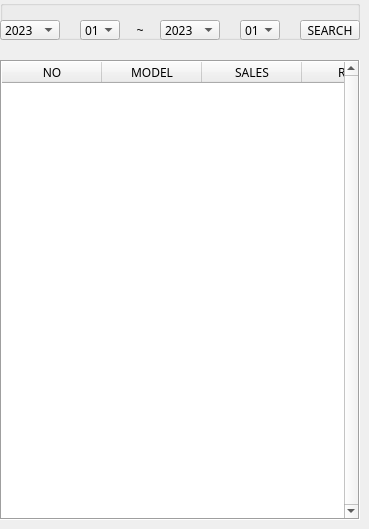
        <widget class="QWidget" name="page_28">
         <widget class="QGroupBox" name="groupBox_19">
          <property name="geometry">
           <rect>
            <x>0</x>
            <y>0</y>
            <width>360</width>
            <height>40</height>
           </rect>
          </property>
          <property name="title">
           <string/>
          </property>
          <property name="flat">
           <bool>true</bool>
          </property>
          <widget class="QComboBox" name="comboBox_secondyear_5">
           <property name="geometry">
            <rect>
             <x>160</x>
             <y>20</y>
             <width>60</width>
             <height>20</height>
            </rect>
           </property>
           <property name="font">
            <font>
             <family>맑은 고딕</family>
            </font>
           </property>
           <item>
            <property name="text">
             <string>2023</string>
            </property>
           </item>
           <item>
            <property name="text">
             <string>2022</string>
            </property>
           </item>
          </widget>
          <widget class="QComboBox" name="comboBox_secondmonth_5">
           <property name="geometry">
            <rect>
             <x>240</x>
             <y>20</y>
             <width>40</width>
             <height>20</height>
            </rect>
           </property>
           <property name="font">
            <font>
             <family>맑은 고딕</family>
            </font>
           </property>
           <item>
            <property name="text">
             <string>01</string>
            </property>
           </item>
           <item>
            <property name="text">
             <string>02</string>
            </property>
           </item>
           <item>
            <property name="text">
             <string>03</string>
            </property>
           </item>
           <item>
            <property name="text">
             <string>04</string>
            </property>
           </item>
           <item>
            <property name="text">
             <string>05</string>
            </property>
           </item>
           <item>
            <property name="text">
             <string>06</string>
            </property>
           </item>
           <item>
            <property name="text">
             <string>07</string>
            </property>
           </item>
           <item>
            <property name="text">
             <string>08</string>
            </property>
           </item>
           <item>
            <property name="text">
             <string>09</string>
            </property>
           </item>
           <item>
            <property name="text">
             <string>10</string>
            </property>
           </item>
           <item>
            <property name="text">
             <string>11</string>
            </property>
           </item>
           <item>
            <property name="text">
             <string>12</string>
            </property>
           </item>
          </widget>
          <widget class="QPushButton" name="pushButton_10">
           <property name="geometry">
            <rect>
             <x>300</x>
             <y>20</y>
             <width>60</width>
             <height>20</height>
            </rect>
           </property>
           <property name="font">
            <font>
             <family>맑은 고딕</family>
            </font>
           </property>
           <property name="text">
            <string>SEARCH</string>
           </property>
          </widget>
          <widget class="QComboBox" name="comboBox_firstmonth_5">
           <property name="geometry">
            <rect>
             <x>80</x>
             <y>20</y>
             <width>40</width>
             <height>20</height>
            </rect>
           </property>
           <property name="font">
            <font>
             <family>맑은 고딕</family>
            </font>
           </property>
           <item>
            <property name="text">
             <string>01</string>
            </property>
           </item>
           <item>
            <property name="text">
             <string>02</string>
            </property>
           </item>
           <item>
            <property name="text">
             <string>03</string>
            </property>
           </item>
           <item>
            <property name="text">
             <string>04</string>
            </property>
           </item>
           <item>
            <property name="text">
             <string>05</string>
            </property>
           </item>
           <item>
            <property name="text">
             <string>06</string>
            </property>
           </item>
           <item>
            <property name="text">
             <string>07</string>
            </property>
           </item>
           <item>
            <property name="text">
             <string>08</string>
            </property>
           </item>
           <item>
            <property name="text">
             <string>09</string>
            </property>
           </item>
           <item>
            <property name="text">
             <string>10</string>
            </property>
           </item>
           <item>
            <property name="text">
             <string>11</string>
            </property>
           </item>
           <item>
            <property name="text">
             <string>12</string>
            </property>
           </item>
          </widget>
          <widget class="QComboBox" name="comboBox_firstyear_5">
           <property name="geometry">
            <rect>
             <x>0</x>
             <y>20</y>
             <width>60</width>
             <height>20</height>
            </rect>
           </property>
           <property name="font">
            <font>
             <family>맑은 고딕</family>
            </font>
           </property>
           <item>
            <property name="text">
             <string>2023</string>
            </property>
           </item>
           <item>
            <property name="text">
             <string>2022</string>
            </property>
           </item>
          </widget>
          <widget class="QLabel" name="label_17">
           <property name="geometry">
            <rect>
             <x>120</x>
             <y>20</y>
             <width>40</width>
             <height>20</height>
            </rect>
           </property>
           <property name="text">
            <string>~</string>
           </property>
           <property name="alignment">
            <set>Qt::AlignCenter</set>
           </property>
          </widget>
         </widget>
         <widget class="QTableWidget" name="tableWidget_18">
          <property name="geometry">
           <rect>
            <x>0</x>
            <y>60</y>
            <width>360</width>
            <height>460</height>
           </rect>
          </property>
          <property name="font">
           <font>
            <family>맑은 고딕</family>
           </font>
          </property>
          <property name="frameShape">
           <enum>QFrame::Box</enum>
          </property>
          <property name="frameShadow">
           <enum>QFrame::Sunken</enum>
          </property>
          <property name="lineWidth">
           <number>1</number>
          </property>
          <property name="verticalScrollBarPolicy">
           <enum>Qt::ScrollBarAlwaysOn</enum>
          </property>
          <property name="horizontalScrollBarPolicy">
           <enum>Qt::ScrollBarAlwaysOff</enum>
          </property>
          <property name="editTriggers">
           <set>QAbstractItemView::NoEditTriggers</set>
          </property>
          <property name="dragEnabled">
           <bool>true</bool>
          </property>
          <property name="showGrid">
           <bool>false</bool>
          </property>
          <property name="gridStyle">
           <enum>Qt::NoPen</enum>
          </property>
          <property name="sortingEnabled">
           <bool>false</bool>
          </property>
          <property name="wordWrap">
           <bool>true</bool>
          </property>
          <property name="cornerButtonEnabled">
           <bool>true</bool>
          </property>
          <attribute name="horizontalHeaderVisible">
           <bool>true</bool>
          </attribute>
          <attribute name="horizontalHeaderCascadingSectionResizes">
           <bool>false</bool>
          </attribute>
          <attribute name="horizontalHeaderMinimumSectionSize">
           <number>40</number>
          </attribute>
          <attribute name="horizontalHeaderDefaultSectionSize">
           <number>100</number>
          </attribute>
          <attribute name="horizontalHeaderHighlightSections">
           <bool>true</bool>
          </attribute>
          <attribute name="verticalHeaderVisible">
           <bool>false</bool>
          </attribute>
          <attribute name="verticalHeaderCascadingSectionResizes">
           <bool>false</bool>
          </attribute>
          <attribute name="verticalHeaderShowSortIndicator" stdset="0">
           <bool>false</bool>
          </attribute>
          <attribute name="verticalHeaderStretchLastSection">
           <bool>false</bool>
          </attribute>
          <column>
           <property name="text">
            <string>NO</string>
           </property>
           <property name="font">
            <font>
             <family>맑은 고딕</family>
            </font>
           </property>
          </column>
          <column>
           <property name="text">
            <string>MODEL</string>
           </property>
           <property name="font">
            <font>
             <family>맑은 고딕</family>
            </font>
           </property>
          </column>
          <column>
           <property name="text">
            <string>SALES</string>
           </property>
           <property name="font">
            <font>
             <family>맑은 고딕</family>
            </font>
           </property>
          </column>
          <column>
           <property name="text">
            <string>RATE</string>
           </property>
          </column>
         </widget>
        </widget>
